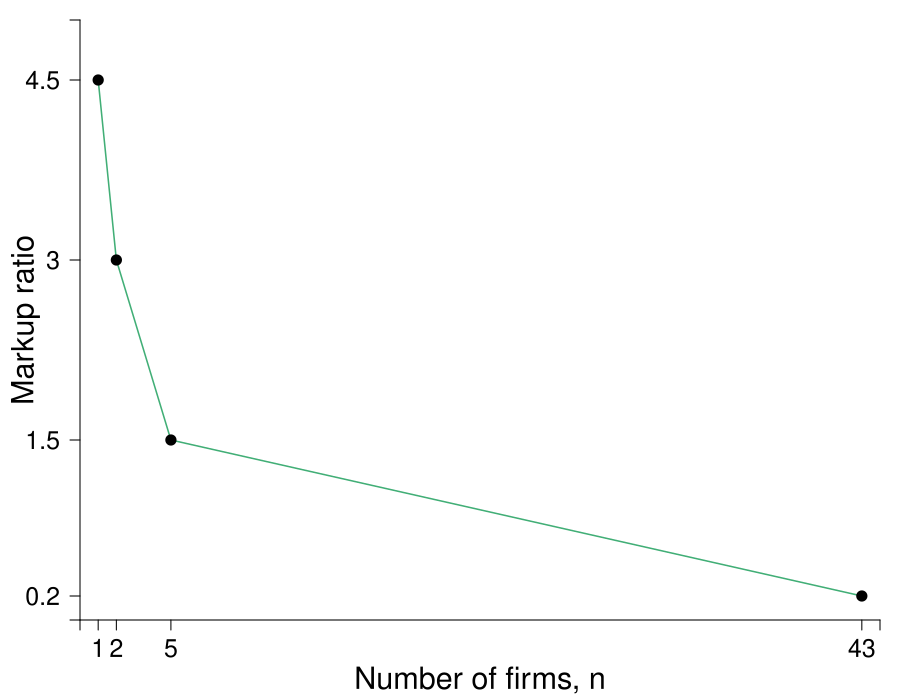

Source code (R):
require(shape)
pdf(file = "competitionmarkets/checkpoint_markupratio.pdf", width = 9, height = 7)

#Set parameters for graphics
pointsize <- 1.8
axislabelsize <- 1.8
labelsize <- 1.5
namesize <- 1.8
annotatesize <- 1.5
graphlinewidth <- 2
segmentlinewidth <- 1.5

COL <- c("#7fc97f", "#beaed4", "#fdc086", "#ffff99", "#386cb0", "#f0027f", "#bf5b17", "#666666")
COLA <- c("#e0f3db", "#99d8c9","#66c2a4","#41ae76", "#238b45", "#005824")
COLB <- c("#c6dbef", "#4eb3d3", "#2b8cbe", "#0868ac","#084081")
grays <- gray.colors(25, start = 1, end = 0)
CBCols <- c("#009E73","#0072B2","#E69F00","#CC79A7", "#F0E442")

par(mar =  c(4, 4, 1, 1))

marketProfit <- function(n, s = 0.5, pmax = 20, c1 = 2) {
  n*(1/(n+1)^2)*(pmax - c1)^2/(s)
}

consumerSurplus <- function(n, s = 0.5, pmax = 20, c1 = 2) {
  (1/2)*(pmax - (c1 + ((1/(n+1))*(pmax -c1)  )) )*(n/(n+1))*( (pmax - c1)/(s))
}

markUp <- function(n, pmax = 20, c1 = 2) {
  c1 + (1/(n+1))*(pmax - c1)
}


xlims <- c(0, 44)
ylims <- c(0, 5)

npts <- 501 
x <- seq(xlims[1], xlims[2], length.out = npts)
y <- seq(ylims[1], ylims[2], length.out = npts) 
a <- c(46.08, 55, 64)
b <- c(46.08, 55, 64)

plot(0, 0, xlim = xlims, ylim = ylims, type = "n",
     xlab = expression(paste("")),
     ylab = expression(paste("")), 
     xaxt = "n", 
     yaxt = "n", 
     cex.lab = axislabelsize, 
     bty = "n",
     xaxs="i", 
     yaxs="i")

# ticksy <- seq(from = 0, to = ylims[2], by = 2)
# ylabels <- seq(from = 0, to = ylims[2], by = 2)
ticksx <- c(0,1,2,5,43, xlims[2])
xlabels <- c(NA,1,2,5,43, NA)
ticksy <- c(0, 4.5, 3, 1.5, 0.2, ylims[2])
ylabels <- c(NA,4.5, 3, 1.5, 0.2, NA)
# ticksx <- c(0, xlims[2])
# xlabels <- c(NA, NA)

axis(1, at = ticksx, pos = 0, labels = NA, cex.axis = labelsize)

text(x = c(0, 1, 2, 5, 43), par("usr")[3] - 0.1, labels = xlabels, srt = 0, pos = 1, xpd = TRUE, cex = labelsize)

axis(2, at = ticksy, pos = 0, labels = ylabels, las = 1, cex.axis = labelsize)

segments(1, 4.5, 2, 3, lty = 1, col = COLA[4] , lwd = segmentlinewidth)
segments(2, 3, 5, 1.5, lty = 1, col = COLA[4], lwd = segmentlinewidth)
segments(5, 1.5, 43, 0.2, lty = 1, col = COLA[4] , lwd = segmentlinewidth)

points(1, 4.5, pch = 16, col = "black", cex = 1.5)
points(2, 3, pch = 16, col = "black", cex = 1.5)
points(5, 1.5, pch = 16, col = "black", cex = 1.5)
points(43, 0.2, pch = 16, col = "black", cex = 1.5)

text(0.5*(xlims[2]), -0.5, expression(paste("Number of firms, ", n)), xpd = TRUE, cex = axislabelsize) 
text(-3, 0.5*ylims[2], expression(paste("Markup ratio")), xpd = TRUE, cex = axislabelsize, srt = 90) 


dev.off()
